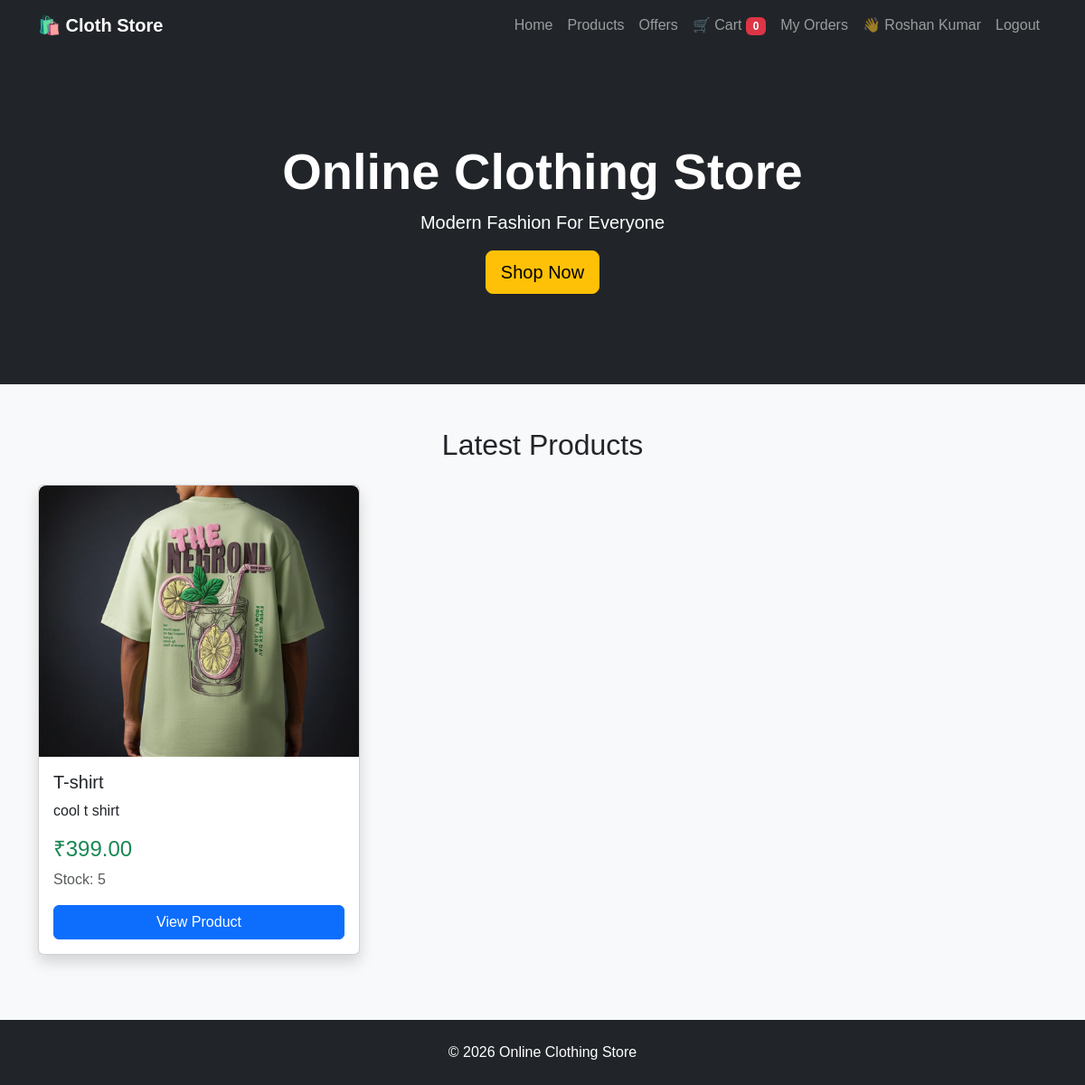
/index.php (signed in), run on the app's committed database.
### tables this page shows
CREATE TABLE `products` (
  `id` int(11) NOT NULL,
  `category_id` int(11) DEFAULT NULL,
  `product_name` varchar(150) NOT NULL,
  `description` text DEFAULT NULL,
  `price` decimal(10,2) DEFAULT NULL,
  `stock` int(11) DEFAULT 0,
  `image` varchar(255) DEFAULT NULL,
  `created_at` timestamp NOT NULL DEFAULT current_timestamp()
);

### index.php (the view, shortened to what this page needs)
<?php
include 'includes/header.php';
include 'includes/navbar.php';
include 'config/database.php';
?>
<section class="hero">
    <div class="container">
        <h1 class="display-4 fw-bold">
            Online Clothing Store
        </h1>
        <p class="lead">
            Modern Fashion For Everyone
        </p>
        <a href="products.php" class="btn btn-warning btn-lg">
            Shop Now
        </a>
    </div>
</section>
<div class="container mt-5">
    <h2 class="mb-4 text-center">
        Latest Products
    </h2>
    <div class="row">
        <?php
        $sql = "SELECT * FROM products ORDER BY id DESC LIMIT 6";
        $result = mysqli_query($conn, $sql);
        if (mysqli_num_rows($result) > 0) {
            while ($row = mysqli_fetch_assoc($result)) {
        ?>
                <div class="col-md-4 mb-4">
                    <div class="card product-card shadow h-100">
                        <img
                            src="assets/images/products/<?=
                                                        htmlspecialchars($row['image'])
                                                        ?>"
                            class="card-img-top product-image"
                            alt="<?= htmlspecialchars($row['product_name']) ?>">
                        <div class="card-body d-flex flex-column">
                            <h5 class="card-title">
                                <?= htmlspecialchars($row['product_name']) ?>
                            </h5>
                            <p class="card-text">
                                <?= htmlspecialchars($row['description']) ?>
                            </p>
                            <h4 class="text-success">
                                ₹<?= number_format($row['price'], 2) ?>
                            </h4>
                            <p class="text-muted">
                                Stock:
                                <?= (int)$row['stock'] ?>
                            </p>
                            <a
                                href="product.php?id=<?= $row['id'] ?>"
                                class="btn btn-primary mt-auto">
                                View Product
                            </a>
                        </div>
                    </div>
                </div>
            <?php
            }
        }
        ?>
    </div>
</div>
<?php
include 'includes/footer.php';
?>

### assets/css/style.css (style rules this page uses)
body { font-family: Arial, Helvetica, sans-serif; }
.hero { background: #212529; color: white; padding: 100px 20px; text-align: center; }
.product-card { transition: 0.3s; }
.product-image { height: 300px; width: 100%; object-fit: cover; border-radius: 8px 8px 0 0; }

### data on the page
products: image (picture), product_name "T-shirt", description "cool t shirt", price "399.00", stock "5"

### other printed values
$cartCount "0"
$_SESSION['user']['full_name'] "Roshan Kumar"
